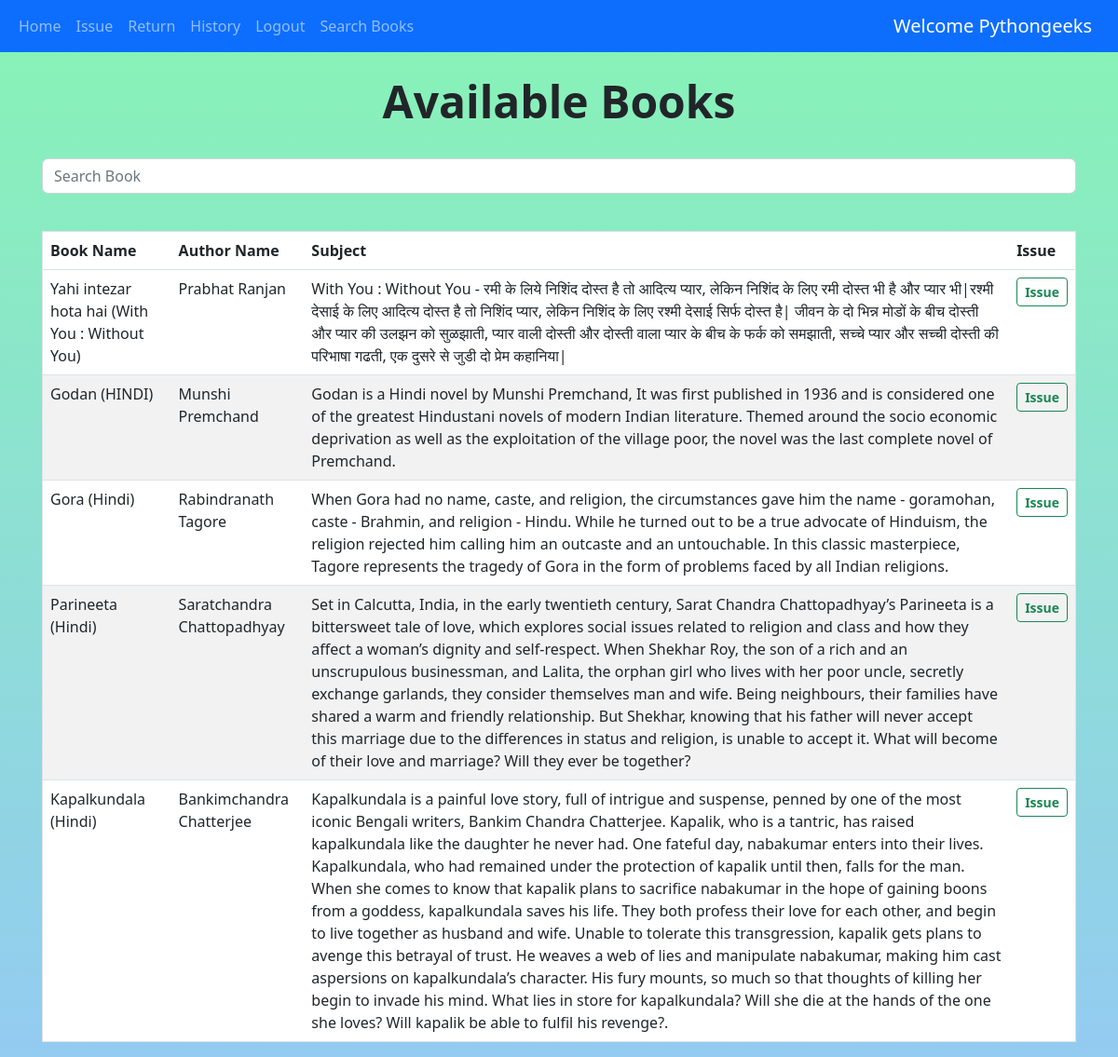
The app's page /issue (signed in) with its own data.
### books/models.py (models this page shows, shortened)
class Book(models.Model):
    book_name = models.CharField(max_length=150)
    author_name = models.CharField(max_length=200)
    quantity = models.IntegerField(default=1)
    subject = models.CharField(max_length=2000)
    book_add_time = models.TimeField(default=timezone.now)
    book_add_date = models.DateField(default=date.today)
    class Meta:
        unique_together = ('book_name','author_name')

### books/views.py (the view, shortened to what this page needs)
# urls.py: path('issue',views.issue,name='issue'),
@login_required(login_url='login')
def issue(request):
    my_items = IssuedItem.objects.filter(user_id = request.user,return_date__isnull=True).values_list('book_id')
    books = Book.objects.exclude(id__in=my_items).filter(quantity__gt=0)
    return render(request,'issue_item.html',{'books':books})

### templates/issue_item.html (shortened to what this page needs)
{% extends 'base.html' %}
{% load static %}
{% block extra_css %}
<link rel="stylesheet" href="{% static 'css/issue_item.css' %}">
{% endblock %}
{% block content %}
<center>
  <br />
  <h1 class="display-5 fw-bold">Available Books</h1>
  <br />
  <div class="input-group container">
    <input
      id="search"
      type="search"
      class="form-control rounded"
      placeholder="Search Book"
      aria-label="Search"
      aria-describedby="search-addon"
    />
  </div>
</center>
<br />
<div class="container">
  <table class="table">
    <thead class="thead-dark">
      <tr>
        <th class="" scope="col">Book Name</th>
        <th class="" scope="col">Author Name</th>
        <th class="" scope="col">Subject</th>
        <th class="" scope="col">Issue</th>
      </tr>
    </thead>
    <tbody id="table_data">
      {% for book in books %}
      <tr>
        <td>{{book.book_name}}</td>
        <td>{{book.author_name}}</td>
        <td>{{book.subject}}</td>
        <td>
          <center>
            <form action="issue" method="post">
              <button type="submit" class="btn btn-outline-success btn-sm">
                <b>Issue</b>
              </button>
            </form>
          </center>
        </td>
      </tr>
      {% endfor %}
    </tbody>
  </table>
</div>
{% endblock %}

### templates/base.html (shortened to what this page needs)
{% load static %}
<!DOCTYPE html>
<html lang="en">
<head>
    <link href="https://cdn.jsdelivr.net/npm/bootstrap@5.2.3/dist/css/bootstrap.min.css" rel="stylesheet">
    <link rel="stylesheet" href="{% static 'css/base.css' %}">
    <link href="https://cdn.jsdelivr.net/npm/bootstrap@5.2.3/dist/css/bootstrap.min.css" rel="stylesheet"
 />
        {% block extra_css %}{% endblock %}
</head>
<body>
    <nav class="navbar navbar-expand-lg bg-body-light,navbar navbar-dark bg-primary">
        <div class="container-fluid">
            <div class="collapse navbar-collapse" id="navbarSupportedContent">
                <ul class="navbar-nav me-auto mb-2 mb-lg-0">
                    {% if not user.is_authenticated %}
                        <li class="nav-item">
                            <a class="nav-link" href="{% url 'login' %}">Login</a>
                        </li>
                        <li class="nav-item">
                            <a class="nav-link" href="{% url 'register' %}">Register</a>
                        </li>
                    {% else %}
                        <li class="nav-item">
                            <a class="nav-link" href="{% url 'home' %}">Home</a>
                        </li>
                        <li class="nav-item">
                            <a class="nav-link" href="{% url 'issue' %}">Issue</a>
                        </li>
                        <li class="nav-item">
                            <a class="nav-link" href="{% url 'return_item' %}">Return</a>
                        </li>
                        <li class="nav-item">
                            <a class="nav-link" href="{% url 'history' %}">History</a>
                        </li>
                        <li class="nav-item">
                            <a class="nav-link" href="{% url 'logout' %}">Logout</a>
                        </li>
                        <li class="nav-item">
                            <a class="nav-link" href="{% url 'search_books' %}">Search Books</a>
                        </li>
                    {% endif %}
                </ul>
            </div>
            {% if user.is_authenticated %}
                <a class="navbar-brand" href="#">Welcome {{ request.user.first_name }}</a>
            {% endif %}
        </div>
    </nav>
    {% block content %}{% endblock %}
</body>
</html>

### templates/base.html (style rules this page uses)
body { background-color: linear-gradient(#89b4f4, #cf7ade); background-repeat: no-repeat; background-size: cover; }

### templates/issue_item.html (style rules this page uses)
table { border-collapse: collapse; border-spacing: 0; border-radius: 10px; width: 100%; border: 1px solid #ddd; }
th, td { text-align: left; padding: 16px; }
tr:nth-child(even) { background-color: #f2f2f2; }
tr:nth-child(odd) { background-color: #ffffff; }
.container { width: 100%; padding-right: 15px; padding-left: 15px; margin-right: auto; margin-left: auto; }
.input-group { width: 100%; margin-bottom: 1rem; }
body { background: linear-gradient(#87f4b5, #93cbf1); background-attachment: fixed; background-repeat: no-repeat; }

### records on screen
Book: book_name "Yahi intezar hota hai (With You : Without You)", author_name "Prabhat Ranjan", subject "With You : Without You - रमी के लिये निशिंद दोस्त है तो आदित्य प्यार, लेकिन निशिंद के लिए रमी दोस्त भी है और प्यार भी|रश्मी देसाई के लिए आदित्य दोस्त है तो निशिंद प्यार, लेकिन निशिंद के लिए रश्मी देसाई सिर्फ दोस्त है| जीवन के दो भिन्न मोडों के बीच दोस्ती और प्यार की उलझन को सुळझाती, प्यार वाली दोस्ती और दोस्ती वाला प्यार के बीच के फर्क को समझाती, सच्चे प्यार और सच्ची दोस्ती की परिभाषा गढती, एक दुसरे से जुडी दो प्रेम कहानिया|"
Book: book_name "Godan (HINDI)", author_name "Munshi Premchand", subject "Godan is a Hindi novel by Munshi Premchand, It was first published in 1936 and is considered one of the greatest Hindustani novels of modern Indian literature. Themed around the socio economic deprivation as well as the exploitation of the village poor, the novel was the last complete novel of Premchand."
Book: book_name "Gora (Hindi)", author_name "Rabindranath Tagore", subject "When Gora had no name, caste, and religion, the circumstances gave him the name - goramohan, caste - Brahmin, and religion - Hindu. While he turned out to be a true advocate of Hinduism, the religion rejected him calling him an outcaste and an untouchable. In this classic masterpiece, Tagore represents the tragedy of Gora in the form of problems faced by all Indian religions."
Book: book_name "Parineeta (Hindi)", author_name "Saratchandra Chattopadhyay", subject "Set in Calcutta, India, in the early twentieth century, Sarat Chandra Chattopadhyay’s Parineeta is a bittersweet tale of love, which explores social issues related to religion and class and how they affect a woman’s dignity and self-respect. When Shekhar Roy, the son of a rich and an unscrupulous businessman, and Lalita, the orphan girl who lives with her poor uncle, secretly exchange garlands, they consider themselves man and wife. Being neighbours, their families have shared a warm and friendly relationship. But Shekhar, knowing that his father will never accept this marriage due to the differences in status and religion, is unable to accept it. What will become of their love and…"
Book: book_name "Kapalkundala (Hindi)", author_name "Bankimchandra Chatterjee", subject "Kapalkundala is a painful love story, full of intrigue and suspense, penned by one of the most iconic Bengali writers, Bankim Chandra Chatterjee. Kapalik, who is a tantric, has raised kapalkundala like the daughter he never had. One fateful day, nabakumar enters into their lives. Kapalkundala, who had remained under the protection of kapalik until then, falls for the man. When she comes to know that kapalik plans to sacrifice nabakumar in the hope of gaining boons from a goddess, kapalkundala saves his life. They both profess their love for each other, and begin to live together as husband and wife. Unable to tolerate this transgression, kapalik gets plans to avenge this betrayal of trust.…"

### other values on screen
{{ request.user.first_name }} "Pythongeeks"
